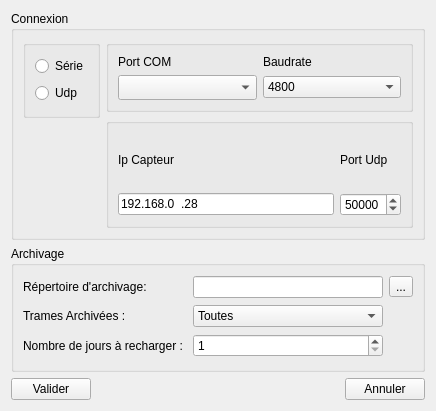
<?xml version="1.0" encoding="UTF-8"?>
<ui version="4.0">
 <class>fenConfig</class>
 <widget class="QWidget" name="fenConfig">
  <property name="geometry">
   <rect>
    <x>0</x>
    <y>0</y>
    <width>436</width>
    <height>411</height>
   </rect>
  </property>
  <property name="windowTitle">
   <string>Préfèrences</string>
  </property>
  <property name="windowIcon">
   <iconset resource="icons_kde.qrc">
    <normaloff>:/IconsKDE/32x32/categories/preferences-system.png</normaloff>:/IconsKDE/32x32/categories/preferences-system.png</iconset>
  </property>
  <layout class="QGridLayout" name="gridLayout_4">
   <item row="2" column="1">
    <spacer name="horizontalSpacer_4">
     <property name="orientation">
      <enum>Qt::Horizontal</enum>
     </property>
     <property name="sizeHint" stdset="0">
      <size>
       <width>40</width>
       <height>20</height>
      </size>
     </property>
    </spacer>
   </item>
   <item row="1" column="0" colspan="3">
    <widget class="QGroupBox" name="groupBox_4">
     <property name="title">
      <string>Archivage</string>
     </property>
     <layout class="QGridLayout" name="gridLayout_5">
      <item row="0" column="2">
       <widget class="QToolButton" name="btn_Parcourir">
        <property name="text">
         <string>...</string>
        </property>
       </widget>
      </item>
      <item row="1" column="1">
       <widget class="QComboBox" name="comboRatio">
        <item>
         <property name="text">
          <string>Toutes</string>
         </property>
        </item>
        <item>
         <property name="text">
          <string>1 sur 2</string>
         </property>
        </item>
        <item>
         <property name="text">
          <string>1 sur 3</string>
         </property>
        </item>
        <item>
         <property name="text">
          <string>1 sur 5</string>
         </property>
        </item>
        <item>
         <property name="text">
          <string>1 sur 10</string>
         </property>
        </item>
        <item>
         <property name="text">
          <string>1 sur 20</string>
         </property>
        </item>
        <item>
         <property name="text">
          <string>1 sur 50</string>
         </property>
        </item>
        <item>
         <property name="text">
          <string>1 sur 100</string>
         </property>
        </item>
        <item>
         <property name="text">
          <string>1 sur 200</string>
         </property>
        </item>
        <item>
         <property name="text">
          <string>1 sur 500</string>
         </property>
        </item>
        <item>
         <property name="text">
          <string>Aucune</string>
         </property>
        </item>
       </widget>
      </item>
      <item row="0" column="0">
       <widget class="QLabel" name="label_4">
        <property name="text">
         <string>Répertoire d'archivage:</string>
        </property>
       </widget>
      </item>
      <item row="0" column="1">
       <widget class="QLineEdit" name="le_RepArchi"/>
      </item>
      <item row="1" column="0">
       <widget class="QLabel" name="label_5">
        <property name="text">
         <string>Trames Archivées :</string>
        </property>
       </widget>
      </item>
      <item row="2" column="0">
       <widget class="QLabel" name="label_3">
        <property name="text">
         <string>Nombre de jours à recharger : </string>
        </property>
       </widget>
      </item>
      <item row="2" column="1">
       <widget class="QSpinBox" name="sp_NBJours">
        <property name="minimum">
         <number>1</number>
        </property>
        <property name="maximum">
         <number>31</number>
        </property>
        <property name="value">
         <number>1</number>
        </property>
       </widget>
      </item>
     </layout>
    </widget>
   </item>
   <item row="2" column="0">
    <widget class="QPushButton" name="btnOk">
     <property name="text">
      <string>Valider</string>
     </property>
    </widget>
   </item>
   <item row="2" column="2">
    <widget class="QPushButton" name="btn_Cancel">
     <property name="text">
      <string>Annuler</string>
     </property>
    </widget>
   </item>
   <item row="0" column="0" colspan="3">
    <widget class="QGroupBox" name="groupBox">
     <property name="maximumSize">
      <size>
       <width>16777215</width>
       <height>229</height>
      </size>
     </property>
     <property name="title">
      <string>Connexion</string>
     </property>
     <layout class="QGridLayout" name="gridLayout_7">
      <item row="0" column="0" rowspan="2">
       <widget class="QGroupBox" name="groupBox_3">
        <property name="title">
         <string/>
        </property>
        <layout class="QGridLayout" name="gridLayout">
         <item row="0" column="0">
          <widget class="QRadioButton" name="rad_Serie">
           <property name="text">
            <string>Série</string>
           </property>
          </widget>
         </item>
         <item row="1" column="0">
          <widget class="QRadioButton" name="rad_Udp">
           <property name="text">
            <string>Udp</string>
           </property>
          </widget>
         </item>
        </layout>
       </widget>
      </item>
      <item row="0" column="1">
       <widget class="QGroupBox" name="groupBox_Serie">
        <property name="title">
         <string/>
        </property>
        <layout class="QGridLayout" name="gridLayout_2">
         <item row="0" column="0">
          <widget class="QLabel" name="label_8">
           <property name="text">
            <string>Port COM</string>
           </property>
          </widget>
         </item>
         <item row="0" column="1">
          <widget class="QLabel" name="label_9">
           <property name="text">
            <string>Baudrate</string>
           </property>
          </widget>
         </item>
         <item row="1" column="0">
          <widget class="QComboBox" name="cb_Serial">
           <property name="minimumSize">
            <size>
             <width>130</width>
             <height>25</height>
            </size>
           </property>
          </widget>
         </item>
         <item row="1" column="1">
          <widget class="QComboBox" name="cb_Baudrate">
           <item>
            <property name="text">
             <string>4800</string>
            </property>
           </item>
           <item>
            <property name="text">
             <string>9600</string>
            </property>
           </item>
           <item>
            <property name="text">
             <string>19200</string>
            </property>
           </item>
           <item>
            <property name="text">
             <string>38400</string>
            </property>
           </item>
           <item>
            <property name="text">
             <string>115200</string>
            </property>
           </item>
          </widget>
         </item>
        </layout>
       </widget>
      </item>
      <item row="1" column="1" rowspan="2">
       <widget class="QGroupBox" name="groupBox_Udp">
        <property name="title">
         <string/>
        </property>
        <layout class="QGridLayout" name="gridLayout_6">
         <item row="0" column="0">
          <widget class="QLabel" name="label_6">
           <property name="text">
            <string>Ip Capteur</string>
           </property>
          </widget>
         </item>
         <item row="0" column="1">
          <widget class="QLabel" name="label_7">
           <property name="text">
            <string>Port Udp</string>
           </property>
          </widget>
         </item>
         <item row="1" column="0">
          <widget class="QLineEdit" name="le_IpCapteur">
           <property name="inputMask">
            <string>999.999.999.999</string>
           </property>
           <property name="text">
            <string>192.168.0.28</string>
           </property>
          </widget>
         </item>
         <item row="1" column="1">
          <widget class="QSpinBox" name="sp_UDPPort">
           <property name="maximum">
            <number>99999</number>
           </property>
           <property name="value">
            <number>50000</number>
           </property>
          </widget>
         </item>
        </layout>
       </widget>
      </item>
      <item row="2" column="0">
       <spacer name="verticalSpacer">
        <property name="orientation">
         <enum>Qt::Vertical</enum>
        </property>
        <property name="sizeHint" stdset="0">
         <size>
          <width>20</width>
          <height>81</height>
         </size>
        </property>
       </spacer>
      </item>
     </layout>
    </widget>
   </item>
  </layout>
 </widget>
 <resources>
  <include location="icons_kde.qrc"/>
 </resources>
 <connections/>
</ui>
